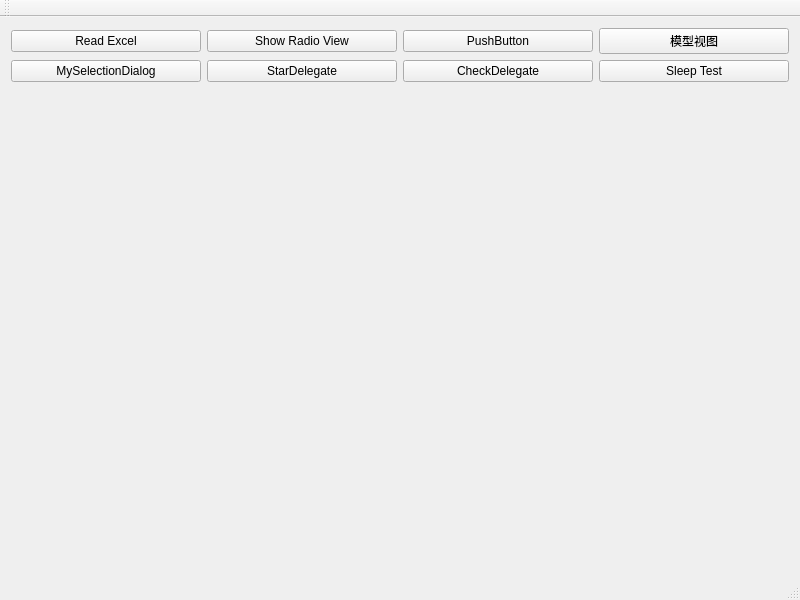
<?xml version="1.0" encoding="UTF-8"?>
<ui version="4.0">
 <class>MainWindow</class>
 <widget class="QMainWindow" name="MainWindow">
  <property name="geometry">
   <rect>
    <x>0</x>
    <y>0</y>
    <width>800</width>
    <height>600</height>
   </rect>
  </property>
  <property name="windowTitle">
   <string>MainWindow</string>
  </property>
  <widget class="QWidget" name="centralWidget">
   <layout class="QVBoxLayout" name="verticalLayout">
    <item>
     <layout class="QGridLayout" name="gridLayout" rowstretch="0,0,0,0" columnstretch="0,0,0,0">
      <item row="1" column="0">
       <widget class="QPushButton" name="btnReadExcel">
        <property name="text">
         <string>Read Excel</string>
        </property>
       </widget>
      </item>
      <item row="1" column="1">
       <widget class="QPushButton" name="btnShowRadioView">
        <property name="text">
         <string>Show Radio View</string>
        </property>
       </widget>
      </item>
      <item row="3" column="1">
       <spacer name="verticalSpacer">
        <property name="orientation">
         <enum>Qt::Vertical</enum>
        </property>
        <property name="sizeHint" stdset="0">
         <size>
          <width>20</width>
          <height>40</height>
         </size>
        </property>
       </spacer>
      </item>
      <item row="2" column="0">
       <widget class="QPushButton" name="pushButtonMySelection">
        <property name="text">
         <string>MySelectionDialog</string>
        </property>
       </widget>
      </item>
      <item row="1" column="3">
       <widget class="QPushButton" name="pushButtonModelView">
        <property name="sizePolicy">
         <sizepolicy hsizetype="Preferred" vsizetype="Fixed">
          <horstretch>0</horstretch>
          <verstretch>0</verstretch>
         </sizepolicy>
        </property>
        <property name="text">
         <string>模型视图</string>
        </property>
       </widget>
      </item>
      <item row="2" column="1">
       <widget class="QPushButton" name="pushButtonStar">
        <property name="text">
         <string>StarDelegate</string>
        </property>
       </widget>
      </item>
      <item row="1" column="2">
       <widget class="QPushButton" name="pushButton_3">
        <property name="text">
         <string>PushButton</string>
        </property>
       </widget>
      </item>
      <item row="2" column="2">
       <widget class="QPushButton" name="pushButtonCheck">
        <property name="text">
         <string>CheckDelegate</string>
        </property>
       </widget>
      </item>
      <item row="2" column="3">
       <widget class="QPushButton" name="pushButtonSleep">
        <property name="text">
         <string>Sleep Test</string>
        </property>
       </widget>
      </item>
     </layout>
    </item>
   </layout>
  </widget>
  <widget class="QMenuBar" name="menuBar">
   <property name="geometry">
    <rect>
     <x>0</x>
     <y>0</y>
     <width>800</width>
     <height>25</height>
    </rect>
   </property>
  </widget>
  <widget class="QToolBar" name="mainToolBar">
   <attribute name="toolBarArea">
    <enum>TopToolBarArea</enum>
   </attribute>
   <attribute name="toolBarBreak">
    <bool>false</bool>
   </attribute>
  </widget>
  <widget class="QStatusBar" name="statusBar"/>
 </widget>
 <layoutdefault spacing="6" margin="11"/>
 <resources/>
 <connections/>
</ui>
